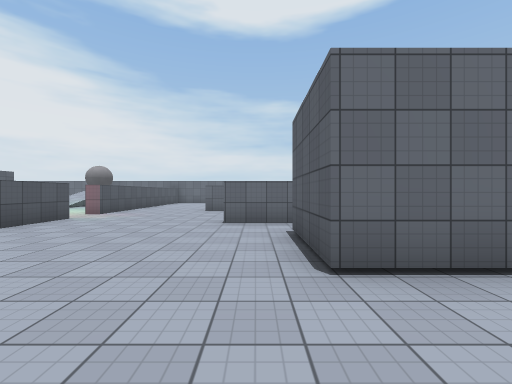
View 1 (above)

18 first-person views from a walk through a Unity game level. The camera is 1.5 m above the floor, looks level and sees 90° across. Doors are open. The floor is counted in squares, 2 m on a side. Each view is taken from the middle of a square. On the plan, view 1 faces up. The plan holds only what a view shows up to about 9 squares ahead; the rest is blank. The player is left out. Some surface patterns are stand-ins.

View 2
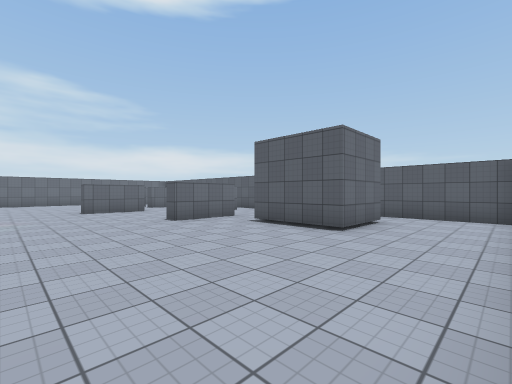

View 3
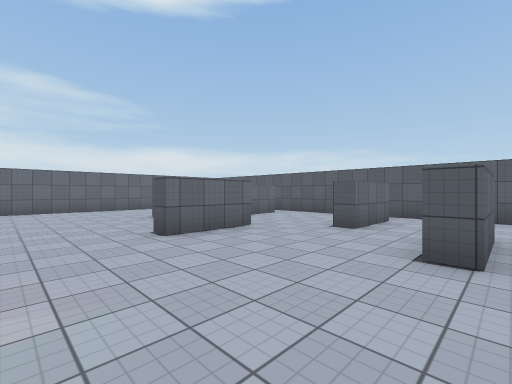

View 4
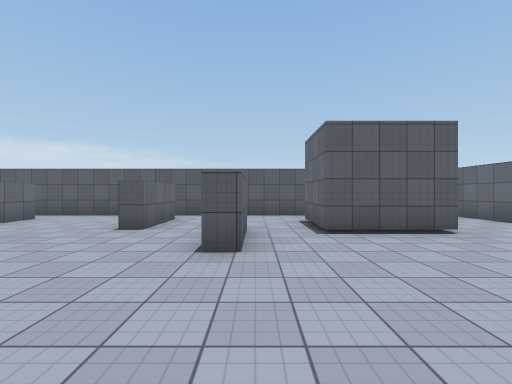

View 5
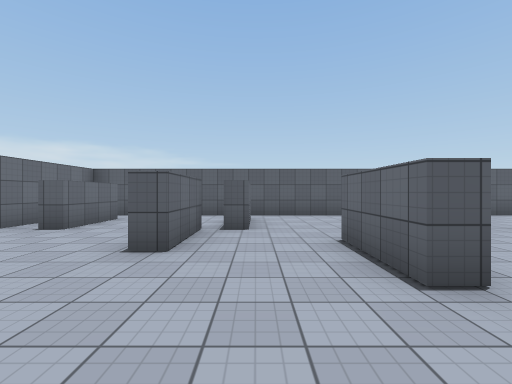

View 6
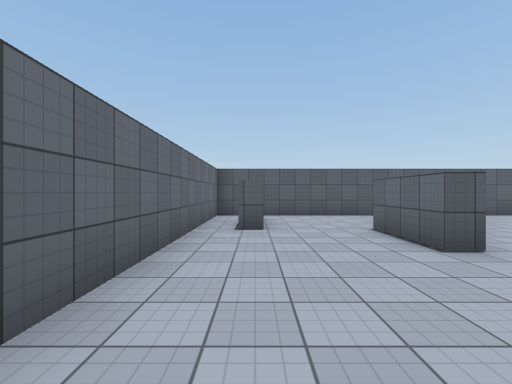

View 7
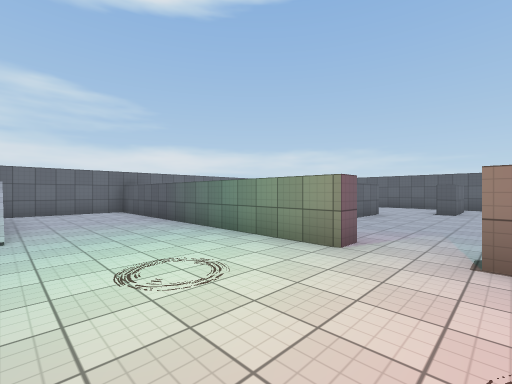

View 8
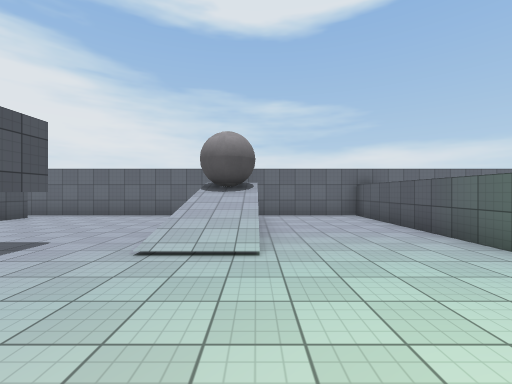

View 9
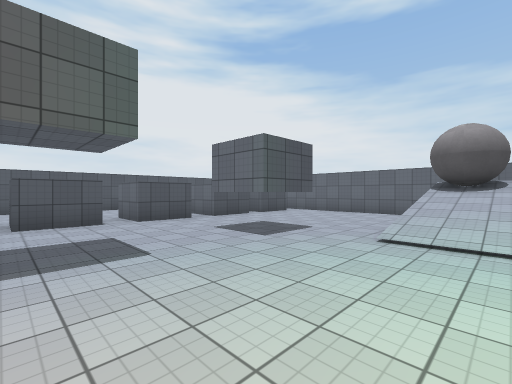

View 10
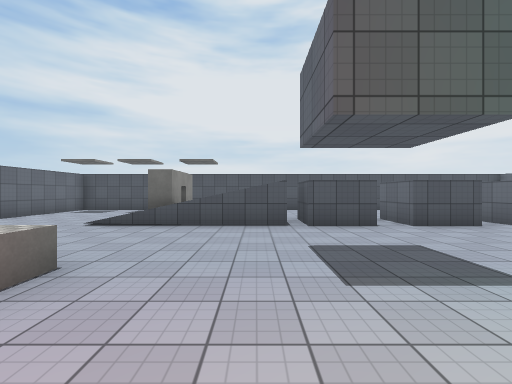

View 11
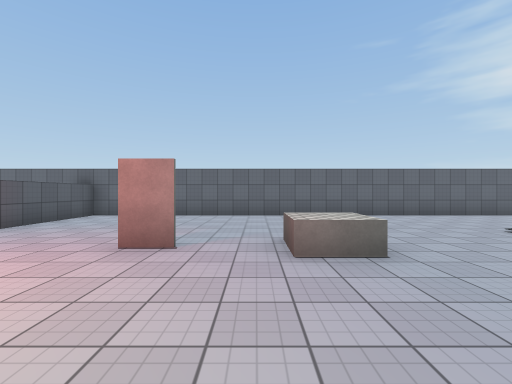

View 12
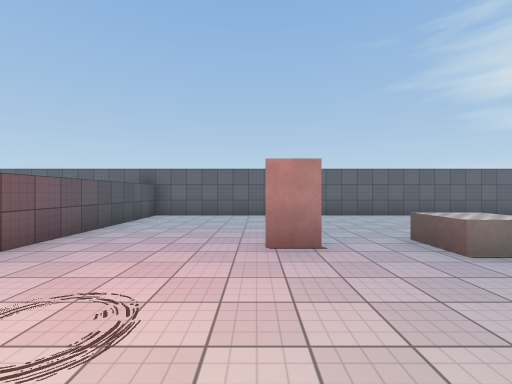

View 13
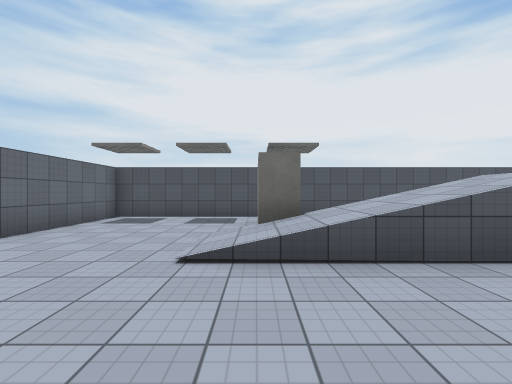

View 14
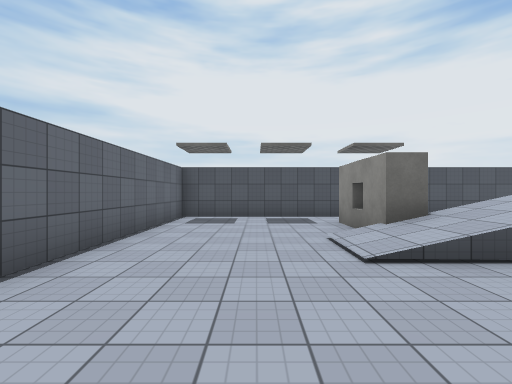

View 15
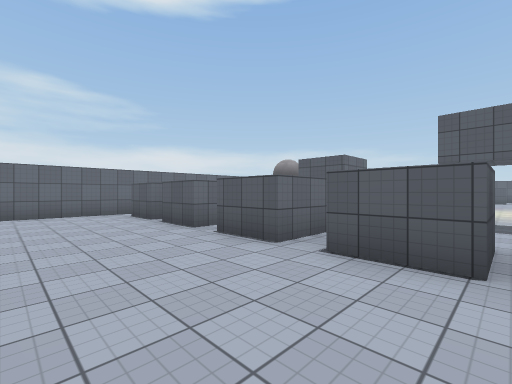

View 16
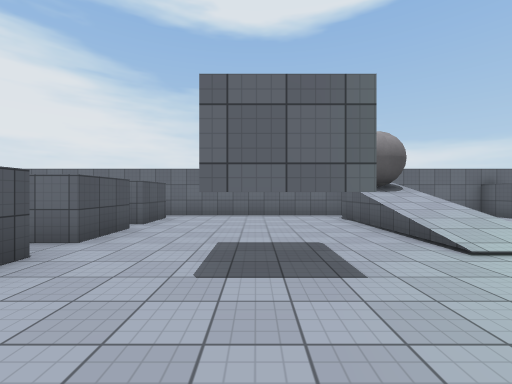

View 17
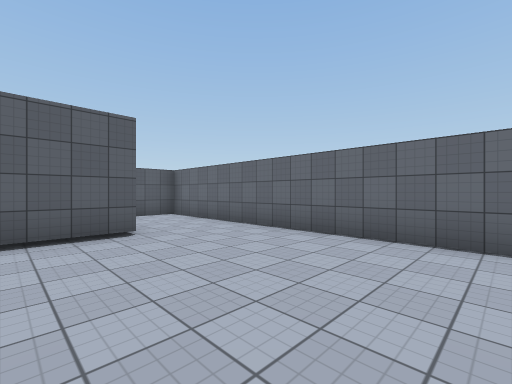

View 18
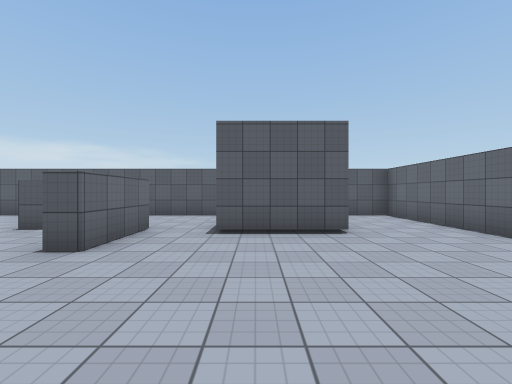

### Floor plan
Key: @ floor where view 1 was taken; # wall or solid block; . floor; / step, stairs or slope; D open door; = window, fence, low wall or low ledge; B block; O other object.
Columns run from 21 left of view 1 to 5 right of it. Each row starts with its distance up from view 1.
 18  ##########################
 17  ...............#.........#
 16  ...##.....##...#......##.#
 15  ...##...../=...#.........#
 14  ...##.....//...#.........#
 13  ...##.....//...#....##...#
 12  ...##.. #.//...#.....###.#
 11  ...##..##......#.........#
 10 #...............#...##....#
  9 #...##..........#.........#
  8 #...##.........DD......##.#
  7 #   //.........DD.........#
  6 #   //..........#....##...#
  5 #   //...O......#.........#
  4 #.BBB/...O......#.....## .#
  3 #...//..........#.....## .#
  2 #...............#.........#
  1 #...............#.........#
  0 #...............#....@....#
 -1 ###########################

Positions as (right, up) in squares from view 1, and headings:
1: (0, 0), facing up
2: (-4, 0), facing up-right
3: (-4, 6), facing up-right
4: (-4, 6), facing right
5: (-4, 12), facing right
6: (-4, 16), facing right
7: (-9, 7), facing up-right
8: (-9, 9), facing up
9: (-9, 8), facing up-left
10: (-10, 7), facing left
11: (-11, 8), facing down
12: (-9, 8), facing down
13: (-13, 4), facing left
14: (-13, 2), facing left
15: (-20, 8), facing up-right
16: (-13, 9), facing up
17: (-4, 4), facing down-right
18: (-4, 4), facing right
